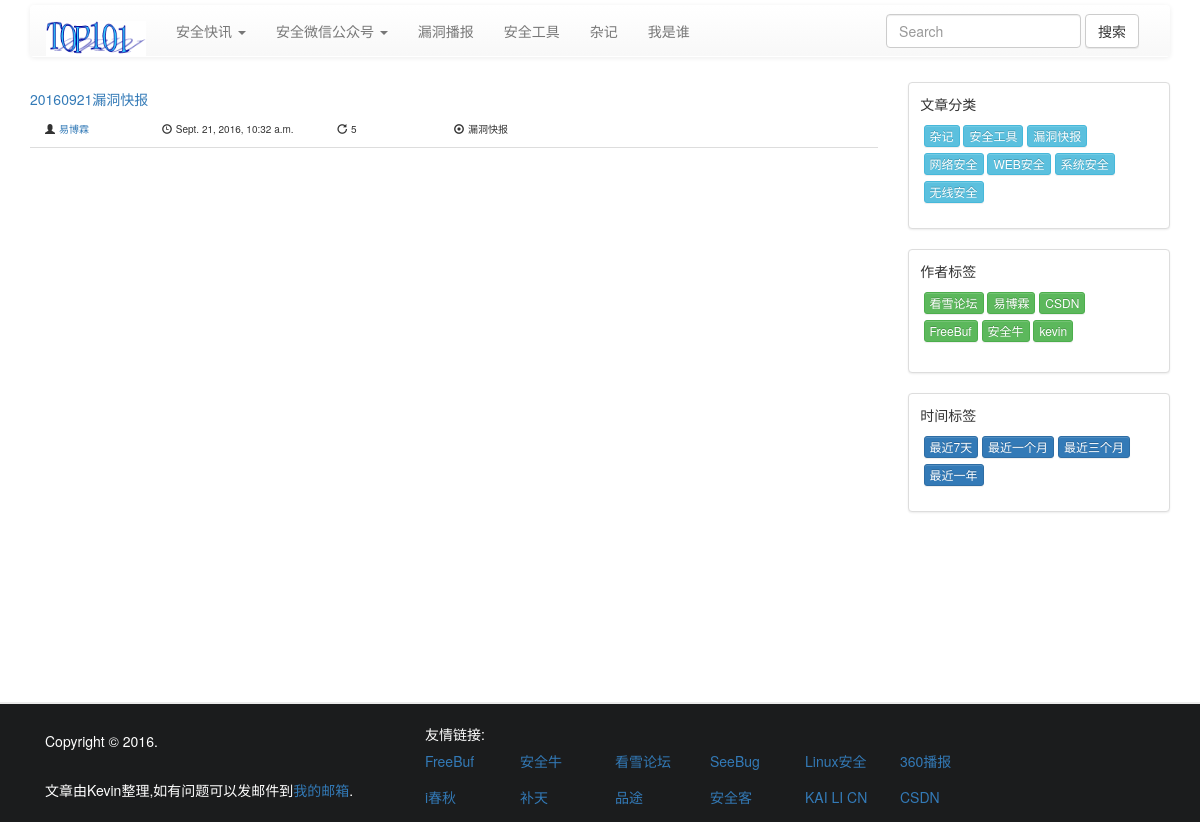
The app's page /blog/category/6/ with its own data.
### beeblog/models.py (models this page shows, shortened)
class CommonModel(models.Model):
    id = models.BigAutoField(primary_key=True)
    created = models.DateTimeField(verbose_name='创建时间',
                                   default=now)
    updated = models.DateTimeField(verbose_name='修改时间',
                                   default=None, blank=True,
                                   null=True)
    is_valid = models.BooleanField(verbose_name='是否有效',
                                   default=True)
    objects = models.Manager()
    query_objects = BaseManager()
    class Meta:
        abstract = True

class Article(CommonModel):
    title = models.CharField(verbose_name='文章标题', max_length=100)
    author = models.ForeignKey(Author, on_delete=models.CASCADE,
                               verbose_name='作者')
    categories = models.ManyToManyField(Category,
                                        verbose_name='文章分类')
    tread = models.BigIntegerField(default=0, verbose_name='踩')
    support = models.BigIntegerField(default=0, verbose_name='赞')
    views = models.BigIntegerField(default=0, verbose_name='浏览数')
    content = RichTextUploadingField(verbose_name='文章内容')
    class Meta:
        verbose_name = '文章'
        verbose_name_plural = '文章'
        ordering = ('-created',)

class Author(CommonModel):
    name = models.CharField(verbose_name='作者名称', max_length=100)
    url = models.CharField(verbose_name='作者链接', max_length=200)
    avatar = models.ImageField(verbose_name='作者头像',
                               blank=True, null=True, upload_to=get_file_path)
    now = now()
    directory_string_var = 'avatars/%s/%s/%s/' % (now.year, now.month,
                                                  now.day)
    def avatar_tag(self):
        img_path = settings.MEDIA_URL + '{}'.format(self.avatar)
        return '<img src= "{}" style="width:150px; height:150px;"/>'.format(
            img_path)
    avatar_tag.short_description = '头像预览'
    avatar_tag.allow_tags = True
    class Meta:
        verbose_name = '作者'
        verbose_name_plural = '作者'
        ordering = ('-created',)

class Category(CommonModel):
    category_text = models.CharField(verbose_name='分类名称',
                                     max_length=20)
    sub_category = models.SmallIntegerField(verbose_name='自分类',
                                            default=1)
    class Meta:
        verbose_name = '文章分类'
        verbose_name_plural = '文章分类'
        ordering = ('-created',)
    def __str__(self):
        return self.category_text

### beeblog/views.py (the view)
# urls.py: url(r'category/(?P<category_id>[0-9]+)/$', views.list_category_article_view, name='category'),
def list_category_article_view(request, category_id):
    articles = Article.query_objects.filter(categories__id=category_id).all()
    paginator = Paginator(articles, PER_PAGE)  # Show 25 contacts per page
    page = request.GET.get('page')
    try:
        articles = paginator.page(page)
    except PageNotAnInteger:
        articles = paginator.page(1)
    except EmptyPage:
        articles = paginator.page(paginator.num_pages)
    return my_render(request, 'beeblog/list.html', {
        'page_objects': articles
    })

### beeblog/models.py (called while the page is built)
    def get_queryset(self):
        return super().get_queryset().filter(is_valid=True)

### beeblog/templatetags/beeblog_extras.py (called while the page is built)
@register.filter(name='mod')
def mod(value, arg):
    try:
        return int(value) % int(arg)
    except:
        return None

### beeblog/views.py (called while the page is built)
def my_render(request, template, kwargs):
    if 'categories' not in kwargs:
        kwargs['categories'] = Category.query_objects.all()
    if 'authors' not in kwargs:
        kwargs['authors'] = Author.query_objects.all()
    return render(request, template, kwargs)

### beeblog/templates/beeblog/list.html
{% extends 'beeblog/index.html' %}
{% block article %}
    {% for article in page_objects %}
        {% include 'beeblog/article_header.html' %}
    {% endfor %}
{% endblock %}
{% block pagenation %}
    {% include 'beeblog/pagenation.html' %}
{% endblock %}

### beeblog/templates/beeblog/index.html (shortened to what this page needs)
<!DOCTYPE html>
<html lang="en">
<head>
    <link rel="stylesheet" href="http://cdn.bootcss.com/bootstrap/3.3.7/css/bootstrap-theme.min.css">
    <link rel="stylesheet" href="http://cdn.bootcss.com/bootstrap/3.3.7/css/bootstrap.min.css">
    <link rel="stylesheet" href="/media/css/main.css">
</head>
<body>
{% load beeblog_extras %}
<div id="wrapper">
    <div id="header">
        {% block navbar %}
            <div class="container">
                <nav class="navbar navbar-default" role="navigation">
                    <div class="container-fluid">
                        <div class="navbar-header">
                            <a class="navbar-brand" href="/"><img style="width: 100px; height: 35px;" src="/media/img/my-site-logo.png"></a>
                        </div>
                        <div class="collapse navbar-collapse" id="bs-example-navbar-collapse-1">
                            <ul class="nav navbar-nav">
                                <li class="dropdown">
                                    <a href="#" class="dropdown-toggle" data-toggle="dropdown">安全快讯
                                        <span class="caret"></span></a>
                                </li>
                                <li class="dropdown">
                                    <a href="#" class="dropdown-toggle" data-toggle="dropdown">安全微信公众号
                                        <span class="caret"></span></a>
                                </li>
                                <li><a href="/blog/category/6/">漏洞播报</a></li>
                                <li><a href="/blog/category/7/">安全工具</a></li>
                                <li><a href="/blog/category/8/">杂记</a></li>
                                <li><a href="#">我是谁</a></li>
                            </ul>
                            <form class="navbar-form navbar-right" action="/blog/search" method="get" role="search">
                                <div class="form-group">
                                    <input type="text" name="search_query" class="form-control" placeholder="Search">
                                </div>
                                <button type="submit" class="btn btn-default">搜索</button>
                            </form>
                        </div>
                    </div>
                </nav>
            </div>
        {% endblock %}
    </div>
    <div id="content" class="container">
        {% block content %}
            <div class="row">
                <div class="col-md-9">
                    {% block article %}{% endblock %}
                </div>
                <div class="col-md-3">
                    <div class="thumbnail">
                        <h5>&nbsp; 文章分类</h5>
                        <nav class="navbar" role="navigation">
                            <div class="search_tag">
                                {% for c in categories %}
                                    <a class="btn btn-info btn-xs" href="/blog/category/{{ c.id }}/">
                                        {{ c.category_text }}
                                    </a>
                                {% endfor %}
                            </div>
                        </nav>
                    </div>
                    <div class="thumbnail">
                        <h5>&nbsp; 作者标签</h5>
                        <nav class="navbar" role="navigation">
                            <div class="search_tag">
                                {% for a in authors %}
                                    <a class="btn btn-success btn-xs" href="/blog/author/{{ a.id }}/">
                                        {{ a.name }}
                                    </a>
                                {% endfor %}
                            </div>
                        </nav>
                    </div>
                    <div class="thumbnail">
                        <h5>&nbsp; 时间标签</h5>
                        <nav class="navbar" role="navigation">
                            <div class="search_tag">
                                <a role="button" class="btn btn-primary btn-xs" href="/blog/recent/7/">
                                    最近7天
                                </a>
                                <a role="button" class="btn btn-primary btn-xs" href="/blog/recent/30/">
                                    最近一个月
                                </a>
                                <a role="button" class="btn btn-primary btn-xs" href="/blog/recent/90/">
                                    最近三个月
                                </a>
                                <a role="button" class="btn btn-primary btn-xs" href="/blog/recent/360/">
                                    最近一年
                                </a>
                            </div>
                        </nav>
                    </div>
                </div>
            </div>
        {% endblock %}
        {% block pagenation %}
        {% endblock %}
    </div>
    {% block footer %}
        <div style="min-height: 200px;"></div>
        <div id="footer">
            <div class="container" style="padding-top: 20px;">
                <div class="col-md-4">
                    <h5>Copyright © 2016. </h5> <br/>
                    <span>文章由Kevin整理,如有问题可以发邮件到<a href="mailto:tutengfei.kevin@gmail.com" target="_top">我的邮箱</a>.</span>
                </div>
                <div class="col-md-6">
                     友情链接:
                    <div class="row">
                        <div class="col-md-2"><h5><a href="http://www.freebuf.com/">FreeBuf</a></h5></div>
                        <div class="col-md-2"><h5><a href="http://www.aqniu.com/">安全牛</a></h5></div>
                        <div class="col-md-2"><h5><a href="http://bbs.pediy.com/">看雪论坛</a></h5></div>
                        <div class="col-md-2"><h5><a href="https://www.seebug.org/">SeeBug</a></h5></div>
                        <div class="col-md-2"><h5><a href="http://www.linux520.com/">Linux安全</a></h5></div>
                        <div class="col-md-2"><h5><a href="http://bobao.360.cn/">360播报</a></h5></div>
                    </div>
                    <div class="row">
                        <div class="col-md-2"><h5><a href="http://www.ichunqiu.com/">i春秋</a></h5></div>
                        <div class="col-md-2"><h5><a href="http://butian.360.cn/">补天</a></h5></div>
                        <div class="col-md-2"><h5><a href="http://www.pintu360.com/">品途</a></h5></div>
                        <div class="col-md-2"><h5><a href="http://bobao.360.cn/">安全客</a></h5></div>
                        <div class="col-md-2"><h5><a href="http://www.kali.org.cn/">KAI LI CN</a></h5></div>
                        <div class="col-md-2"><h5><a href="http://www.csdn.net/">CSDN</a></h5></div>
                    </div>
                </div>
            </div>
        </div>
    {% endblock %}
</div>
</body>
</html>

### beeblog/templates/beeblog/article_header.html
<div class="row">
    <div class="col-md-12">
        <h5><a href="/blog/{{ article.id }}">{{ article.title }}</a></h5>
    </div>
</div>
<div class="row" id="article-header">
    <div class="col-md-10">
        <div class="col-md-2">
            <span class="glyphicon glyphicon-user"></span>
            <span><a href="{{ article.author.url }}">{{ article.author.name }}</a></span>
        </div>
        <div class="col-md-3">
            <span class="glyphicon glyphicon-time"></span>
            <span>{{ article.created }}</span>
        </div>
        <div class="col-md-2">
            <span class="glyphicon glyphicon-repeat"></span>
            <span>{{ article.views }}</span>
        </div>
        <div class="col-md-5">
            <span class="glyphicon glyphicon-record"></span>
            <span>{{ article.categories.all|join:',' }}</span>
        </div>
    </div>
</div>
<hr>

### media/css/main.css (style rules this page uses)
html, body { height: 100%; margin: 0; padding: 0; }
#article-header span { font-size: x-small; }
#wrapper { min-height: 100%; position: relative; }
#header { padding: 5px; }
.navbar-default { background-color: transparent; border-color: transparent; }
#content { padding-bottom: 50px; }
#content hr { margin-top: 10px; margin-bottom: 10px; border-top: 1px solid #ddd; }
#footer { background: #1B1C1D; width: 100%; height: 120px; position: absolute; bottom: 0; left: 0; border-top: 2px #ebebeb solid; margin-top: 20px; color: white; }
.search_tag { margin-left: 10px; }

### records on screen
Article: title "20160921漏洞快报", author.name "易博霖", created "Sept. 21, 2016, 10:32 a.m.", views "5", categories.all "漏洞快报"
Category: category_text "杂记"
Category: category_text "安全工具"
Category: category_text "漏洞快报"
Category: category_text "网络安全"
Category: category_text "WEB安全"
Category: category_text "系统安全"
Category: category_text "无线安全"
Author: name "看雪论坛"
Author: name "易博霖"
Author: name "CSDN"
Author: name "FreeBuf"
Author: name "安全牛"
Author: name "kevin"
